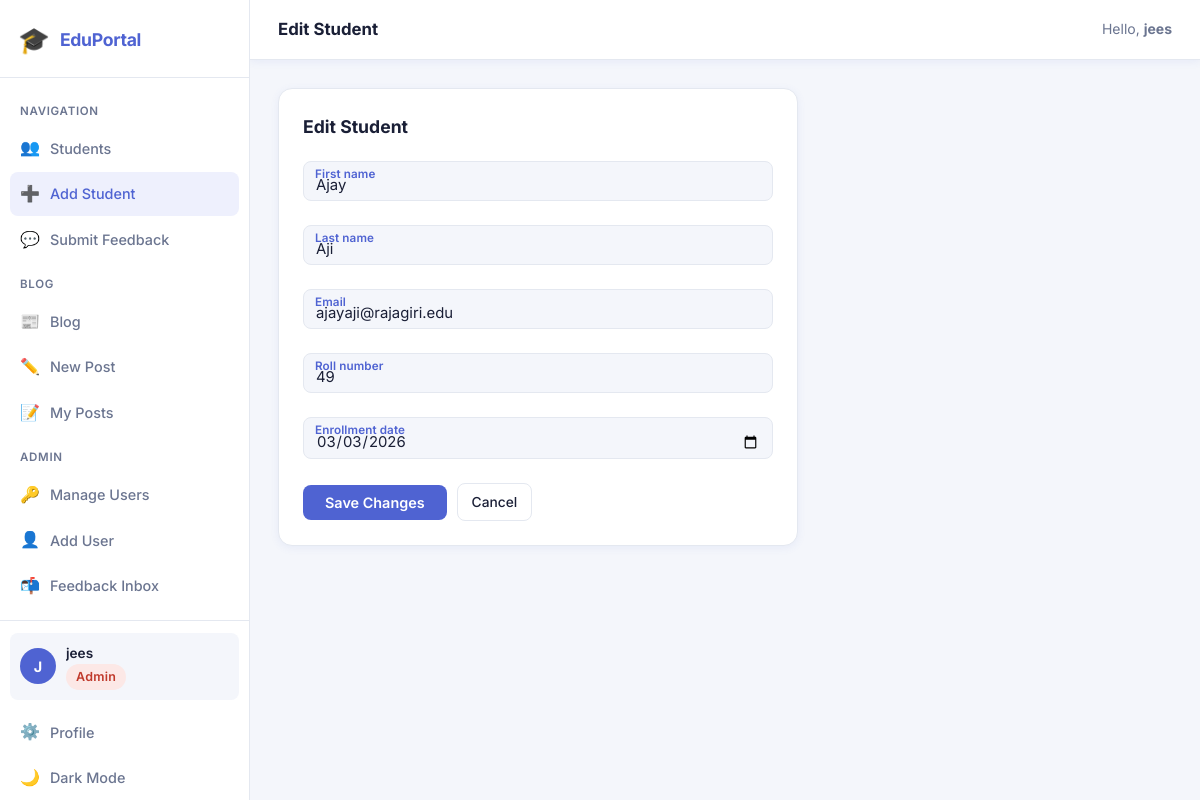
Page /students/2/edit/ (signed in) on the committed database.
### accounts/models.py (models this page shows, shortened)
class UserProfile(models.Model):
    user = models.OneToOneField(User, on_delete=models.CASCADE, related_name='profile')
    role = models.CharField(
        max_length=20,
        choices=ROLES.CHOICES,
        default=ROLES.VIEWER,
    )
    def can_edit(self):
        return self.role in (ROLES.ADMIN, ROLES.STAFF)
    def can_manage_users(self):
        return self.role == ROLES.ADMIN

### student/models.py (models this page shows, shortened)
class Student(models.Model):
	first_name = models.CharField(max_length=30)
	last_name = models.CharField(max_length=30)
	email = models.EmailField(unique=True)
	roll_number = models.CharField(max_length=20, unique=True)
	enrollment_date = models.DateField(null=True, blank=True)
	class Meta:
		ordering = ['last_name', 'first_name']

### student/views.py (the view)
# urls.py: path('students/<int:pk>/edit/',        views.StudentUpdateView.as_view(), name='student-update'),
class StudentUpdateView(EditRequiredMixin, UpdateView):
    model = Student
    form_class = StudentForm
    template_name = 'student/student_form.html'
    success_url = reverse_lazy('student-list')
    def get_context_data(self, **kwargs):
        ctx = super().get_context_data(**kwargs)
        ctx['action'] = 'Edit'
        return ctx

### student/forms.py
class StudentForm(forms.ModelForm):
    class Meta:
        model = Student
        fields = ['first_name', 'last_name', 'email', 'roll_number', 'enrollment_date']
        widgets = {
            'first_name':      forms.TextInput(attrs={'placeholder': ' '}),
            'last_name':       forms.TextInput(attrs={'placeholder': ' '}),
            'email':           forms.EmailInput(attrs={'placeholder': ' '}),
            'roll_number':     forms.TextInput(attrs={'placeholder': ' '}),
            'enrollment_date': forms.DateInput(attrs={'placeholder': ' ', 'type': 'date'}),
        }

### accounts/mixins.py (called while the page is built)
    def dispatch(self, request, *args, **kwargs):
        response = super().dispatch(request, *args, **kwargs)
        if request.user.is_authenticated:
            profile = getattr(request.user, 'profile', None)
            if profile is None or profile.role not in self.allowed_roles:
                raise PermissionDenied
        return response

### student/templates/student/student_form.html (shortened to what this page needs)
{% extends "student/base.html" %}
{% block page_title %}{{ action }} Student{% endblock %}
{% block nav_add %}active{% endblock %}
{% block content %}
<div class="card" style="max-width:520px;">
    <div class="card-header">
        <h3>{{ action }} Student</h3>
    </div>
    <form method="post" novalidate>
        {% for field in form %}
        <div class="form-group">
            {{ field }}
            <label for="{{ field.id_for_label }}">{{ field.label }}</label>
        </div>
        {% endfor %}
        <div class="form-actions">
            <button type="submit" class="submit-btn" id="student-form-submit">
                {% if action == 'Edit' %}Save Changes{% else %}Add Student{% endif %}
            </button>
            <a class="btn" href="{% url 'student-list' %}">Cancel</a>
        </div>
    </form>
</div>
{% endblock %}

### student/templates/student/base.html (shortened to what this page needs)
<!DOCTYPE html>
<html lang="en" data-theme="light">
<head>
    {% load static %}
    <link rel="stylesheet" href="{% static 'student/style.css' %}">
</head>
<body>
    <aside class="sidebar" id="sidebar">
        <div class="sidebar-header">
            <span class="sidebar-logo">🎓</span>
            <span class="sidebar-title">EduPortal</span>
        </div>
        <nav class="sidebar-nav">
            <p class="nav-section-label">Navigation</p>
            <a href="{% url 'student-list' %}" class="nav-link {% block nav_students %}{% endblock %}">
                <span class="nav-icon">👥</span> Students
            </a>
            {% if user.is_authenticated and user.profile.can_edit %}
            <a href="{% url 'student-create' %}" class="nav-link {% block nav_add %}{% endblock %}">
                <span class="nav-icon">➕</span> Add Student
            </a>
            {% endif %}
            <a href="{% url 'feedback-submit' %}" class="nav-link {% block nav_feedback %}{% endblock %}">
                <span class="nav-icon">💬</span> Submit Feedback
            </a>
            <p class="nav-section-label">Blog</p>
            <a href="{% url 'blog-list' %}" class="nav-link {% block nav_blog %}{% endblock %}">
                <span class="nav-icon">📰</span> Blog
            </a>
            {% if user.is_authenticated and user.profile.can_edit %}
            <a href="{% url 'blog-create' %}" class="nav-link {% block nav_blog_new %}{% endblock %}">
                <span class="nav-icon">✏️</span> New Post
            </a>
            <a href="{% url 'blog-my-posts' %}" class="nav-link {% block nav_blog_mine %}{% endblock %}">
                <span class="nav-icon">📝</span> My Posts
            </a>
            {% endif %}
            {% if user.is_authenticated and user.profile.can_manage_users %}
            <p class="nav-section-label">Admin</p>
            <a href="{% url 'user-list' %}" class="nav-link {% block nav_users %}{% endblock %}">
                <span class="nav-icon">🔑</span> Manage Users
            </a>
            <a href="{% url 'user-create' %}" class="nav-link {% block nav_add_user %}{% endblock %}">
                <span class="nav-icon">👤</span> Add User
            </a>
            <a href="{% url 'feedback-list' %}" class="nav-link {% block nav_feedback_admin %}{% endblock %}">
                <span class="nav-icon">📬</span> Feedback Inbox
            </a>
            {% endif %}
        </nav>
        <div class="sidebar-footer">
            {% if user.is_authenticated %}
            <div class="user-info">
                <div class="user-avatar">{{ user.username|first|upper }}</div>
                <div class="user-details">
                    <p class="user-name">{{ user.get_full_name|default:user.username }}</p>
                    <span class="role-badge role-{{ user.profile.role }}">
                        {{ user.profile.get_role_display }}
                    </span>
                </div>
            </div>
            <a href="{% url 'profile' %}" class="nav-link">
                <span class="nav-icon">⚙️</span> Profile
            </a>
            <a href="#" id="theme-toggle" class="nav-link">
                <span class="nav-icon">🌙</span> <span id="theme-label">Dark Mode</span>
            </a>
            {% else %}
            <a href="{% url 'login' %}" class="nav-link">
                <span class="nav-icon">🔐</span> Login
            </a>
            {% endif %}
        </div>
    </aside>
    <div class="main-content">
        <header class="topbar">
            <div class="topbar-title">{% block page_title %}Dashboard{% endblock %}</div>
            {% if user.is_authenticated %}
            <div class="topbar-user">
                <span>Hello, <strong>{{ user.get_full_name|default:user.username }}</strong></span>
            </div>
            {% endif %}
        </header>
        <main class="page-body">
            {% block content %}{% endblock %}
        </main>
    </div>
</body>
</html>

### rows in the picture
Student: form "Ajay" "Aji" "ajayaji@rajagiri.edu" "49" "03/03/2026"

### other values in the picture
{{ user.username|first|upper }} "J"
{{ user.get_full_name|default:user.username }} "jees"
{{ user.profile.get_role_display }} "Admin"
{{ action }} "Edit"
